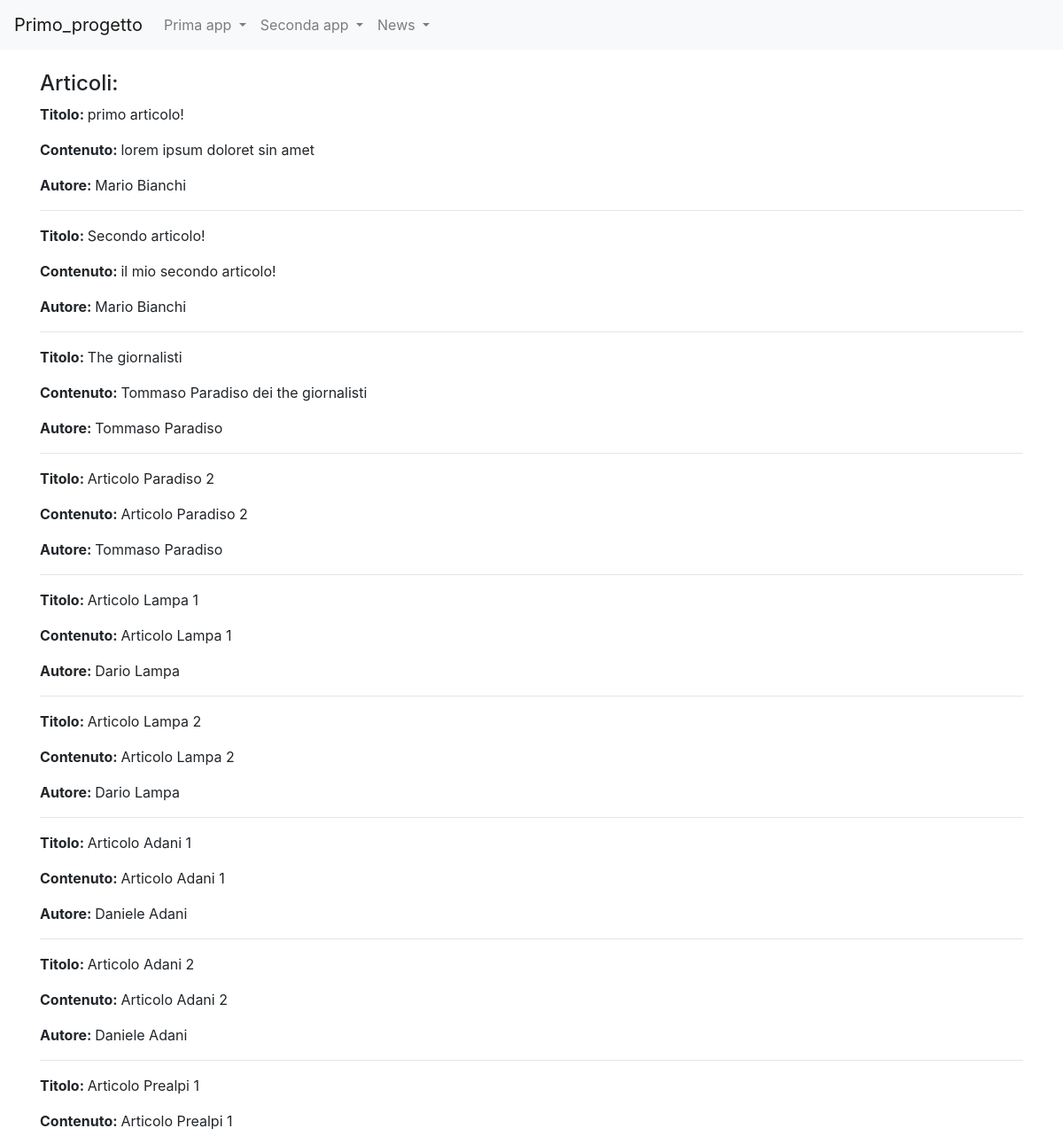
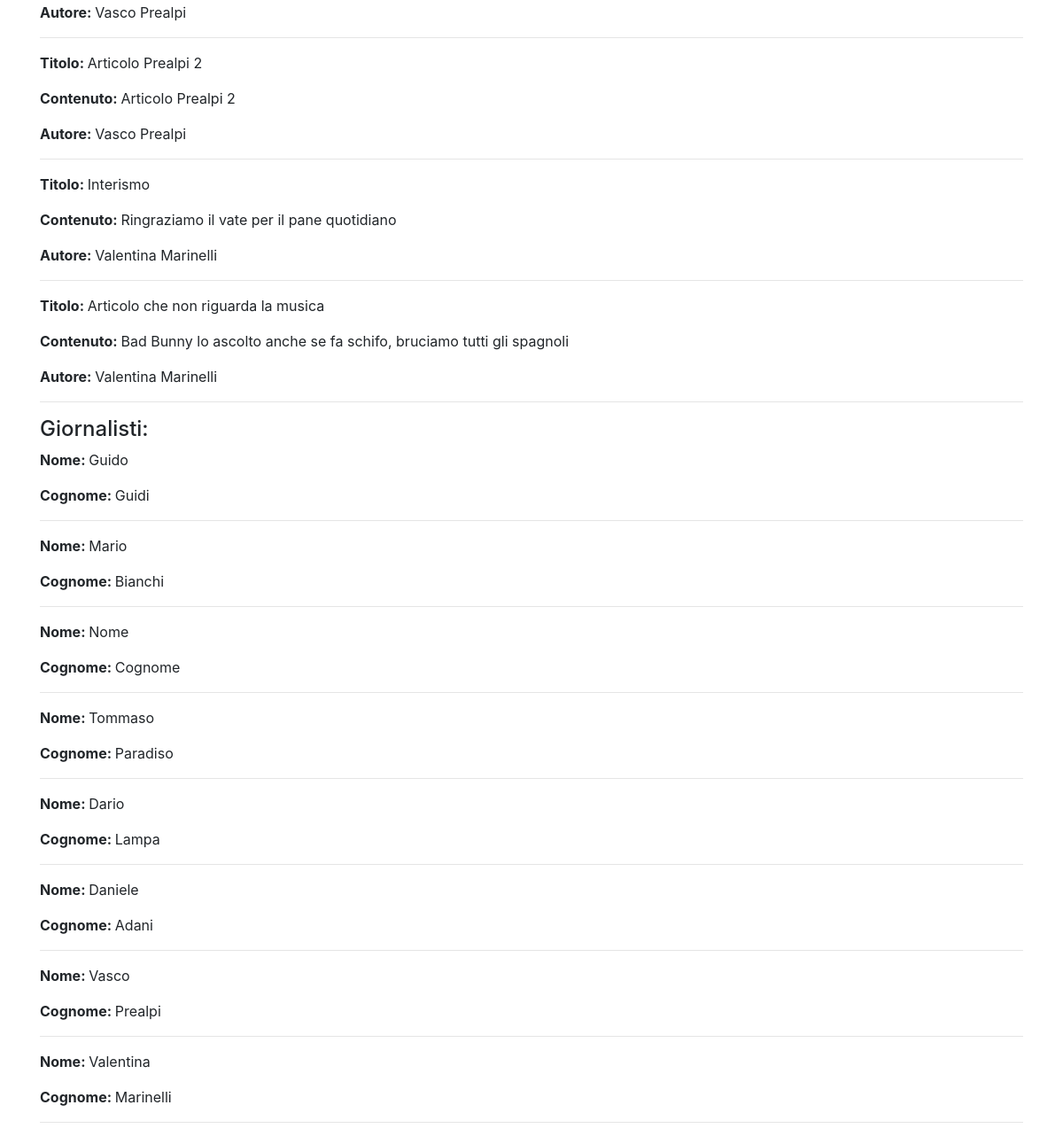
Page /news/homepageNews on the committed database (2 pictures, top to bottom).
### news/models.py (models this page shows)
class Articolo(models.Model):
    titolo = models.CharField(max_length=100)
    contenuto = models.TextField()
    giornalista = models.ForeignKey(Giornalista, on_delete=models.CASCADE, related_name="articoli")
    data=models.DateField(auto_now=False,blank=True)
    visualizzazioni=models.IntegerField(default=0,blank=True)
    def __str__(self):
        return self.titolo
    class Meta:
        verbose_name =  "Articolo"
        verbose_name_plural = "Articoli"

class Giornalista(models.Model):
    nome = models.CharField(max_length=20)
    cognome = models.CharField(max_length=20)
    anno_di_nascita = models.DateTimeField(blank=True)
    def __str__(self):
        return self.nome + " " + self.cognome
    class Meta:
        verbose_name = "Giornalista"
        verbose_name_plural = "Giornalisti"

### news/views.py (the view)
# urls.py: path("homepageNews",home, name="homepageNews"),
def home(request):
    articoli = Articolo.objects.all()
    giornalisti = Giornalista.objects.all()
    context = {"articoli": articoli, "giornalisti":giornalisti}
    print(context)
    return render(request, "homepageNews.html", context)

### news/templates/homepageNews.html (shortened to what this page needs)
{% extends "base.html" %}
{%block content %}
<h4>Articoli:</h4>
    {% for articolo in articoli %}
        <p><strong>Titolo: </strong>{{ articolo.titolo }}</p>
        <p><strong>Contenuto: </strong>{{ articolo.contenuto }}</p>
        <p><strong>Autore: </strong>{{ articolo.giornalista }}</p>
        <hr>
    {% endfor %}
<h4>Giornalisti:</h4>
    {% for giornalista in giornalisti %}
        <p><strong>Nome: </strong>{{ giornalista.nome }}</p>
        <p><strong>Cognome: </strong>{{ giornalista.cognome }}</p>
        <hr>
    {% endfor %}
{%endblock content%}

### rows in the picture
Articolo: titolo "primo articolo!", contenuto "lorem ipsum doloret sin amet", giornalista "Mario Bianchi"
Articolo: titolo "Secondo articolo!", contenuto "il mio secondo articolo!", giornalista "Mario Bianchi"
Articolo: titolo "The giornalisti", contenuto "Tommaso Paradiso dei the giornalisti", giornalista "Tommaso Paradiso"
Articolo: titolo "Articolo Paradiso 2", contenuto "Articolo Paradiso 2", giornalista "Tommaso Paradiso"
Articolo: titolo "Articolo Lampa 1", contenuto "Articolo Lampa 1", giornalista "Dario Lampa"
Articolo: titolo "Articolo Lampa 2", contenuto "Articolo Lampa 2", giornalista "Dario Lampa"
Articolo: titolo "Articolo Adani 1", contenuto "Articolo Adani 1", giornalista "Daniele Adani"
Articolo: titolo "Articolo Adani 2", contenuto "Articolo Adani 2", giornalista "Daniele Adani"
Articolo: titolo "Articolo Prealpi 1", contenuto "Articolo Prealpi 1", giornalista "Vasco Prealpi"
Articolo: titolo "Articolo Prealpi 2", contenuto "Articolo Prealpi 2", giornalista "Vasco Prealpi"
Articolo: titolo "Interismo", contenuto "Ringraziamo il vate per il pane quotidiano", giornalista "Valentina Marinelli"
Articolo: titolo "Articolo che non riguarda la musica", contenuto "Bad Bunny lo ascolto anche se fa schifo, bruciamo tutti gli spagnoli", giornalista "Valentina Marinelli"
Giornalista: nome "Guido", cognome "Guidi"
Giornalista: nome "Mario", cognome "Bianchi"
Giornalista: nome "Nome", cognome "Cognome"
Giornalista: nome "Tommaso", cognome "Paradiso"
Giornalista: nome "Dario", cognome "Lampa"
Giornalista: nome "Daniele", cognome "Adani"
Giornalista: nome "Vasco", cognome "Prealpi"
Giornalista: nome "Valentina", cognome "Marinelli"
